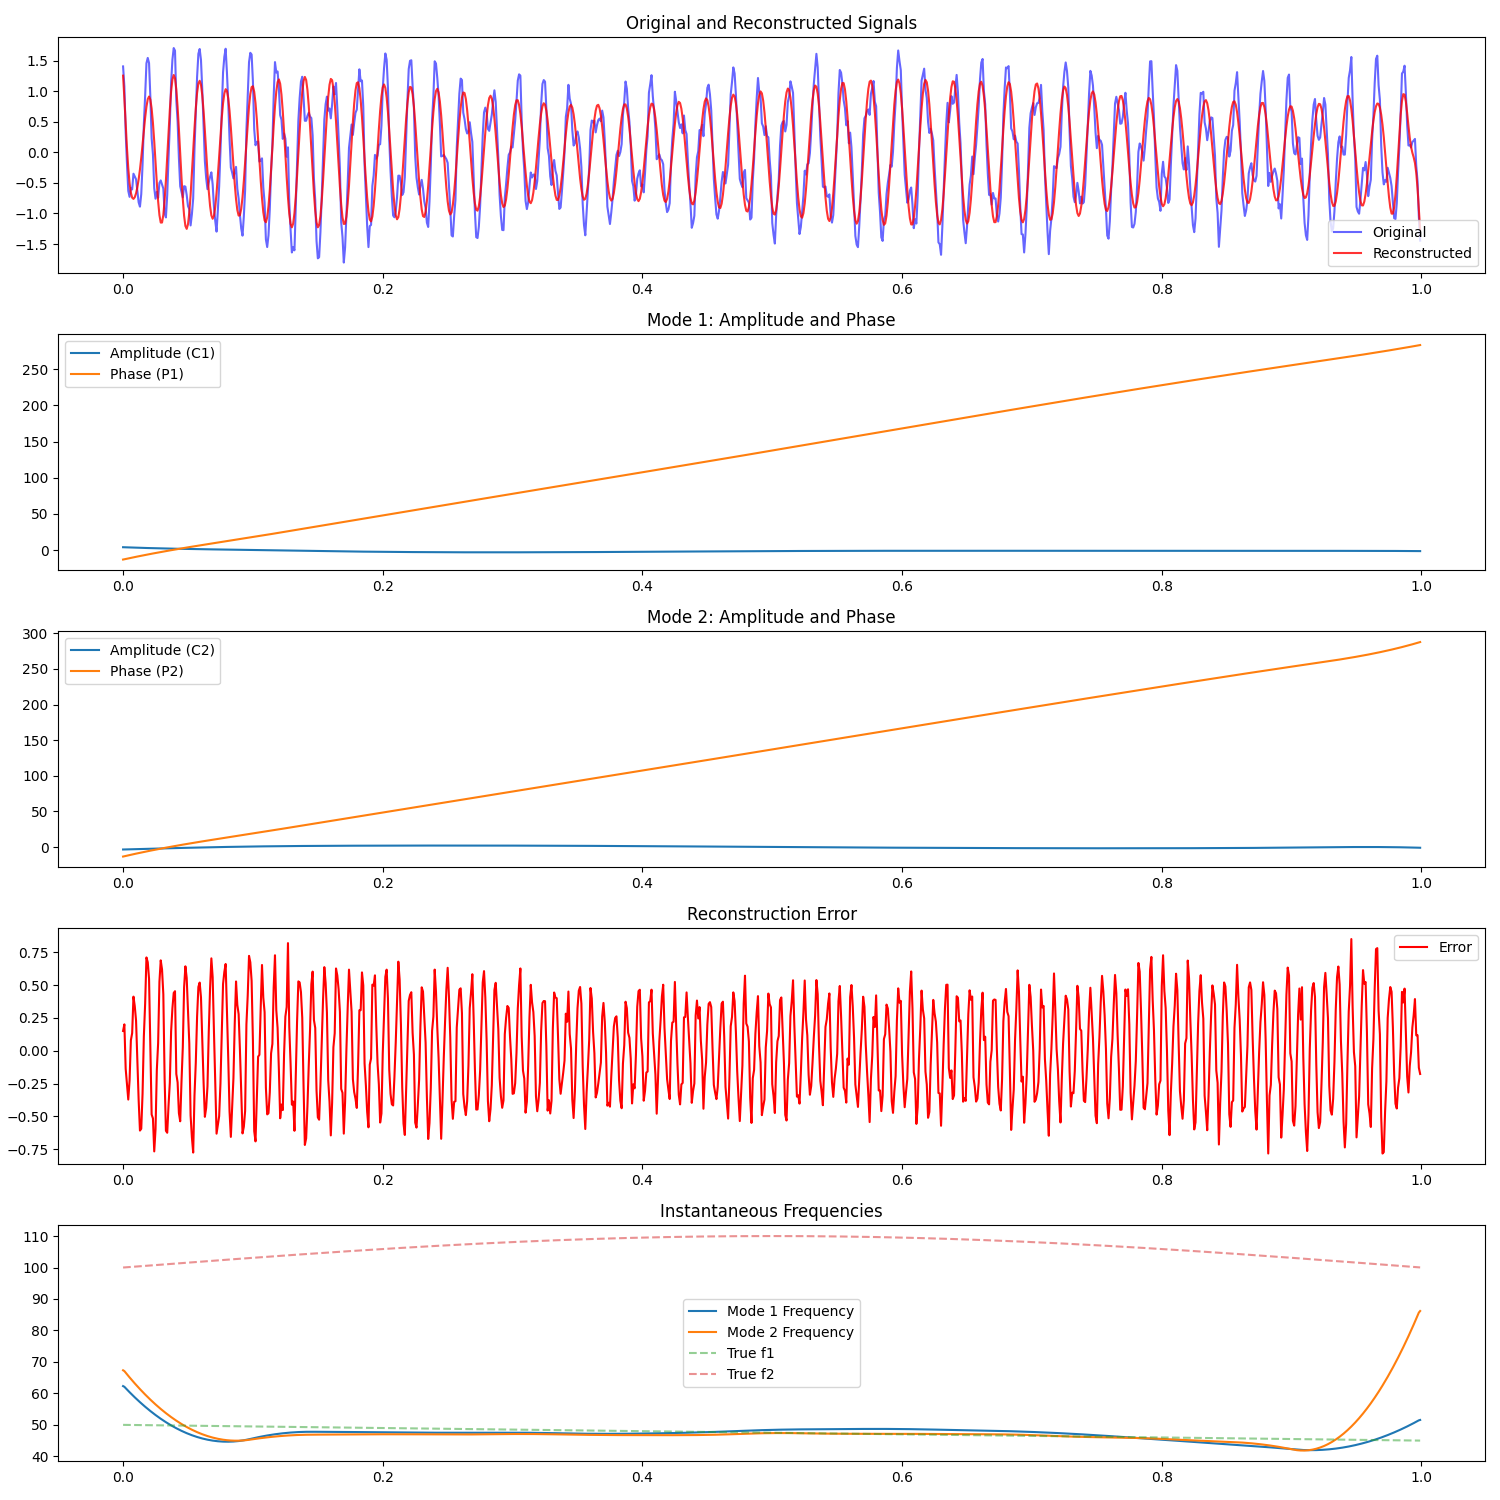

The Python source for this figure:
import numpy as np
import scipy.signal as signal
from scipy.optimize import minimize, approx_fprime
import matplotlib.pyplot as plt
from scipy.interpolate import LSQUnivariateSpline, BSpline

# -------------------------------------
# Mock Input Signal
# -------------------------------------
# Create a test signal composed of two slowly varying "harmonic-like" modes:
# x(t) = C1(t)*cos(Θ1(t)) + C2(t)*cos(Θ2(t)) + noise

Fs = 1000  # Sampling frequency in Hz
T = 1.0  # Duration in seconds
t = np.linspace(0, T, int(Fs * T), endpoint=False)

# Construct Mode 1: Slowly decreasing frequency from 50 Hz to 45 Hz
f1 = 50 - 5 * t  # Frequency drift
phase1 = 2 * np.pi * np.cumsum(f1) / Fs
C1 = 1.0 + 0.2 * np.sin(2 * np.pi * 2 * t)  # Amplitude modulation at 2 Hz
x1 = C1 * np.cos(phase1)

# Construct Mode 2: Amplitude-modulated mode at around 100 Hz
f2 = 100 + 10 * np.sin(2 * np.pi * 0.5 * t)  # Frequency modulation at 0.5 Hz
phase2 = 2 * np.pi * np.cumsum(f2) / Fs
C2 = 0.5 + 0.1 * np.cos(2 * np.pi * t)  # Amplitude modulation at 1 Hz
x2 = C2 * np.cos(phase2)

# Combine modes and add white Gaussian noise
x = x1 + x2 + 0.1 * np.random.randn(len(t))

# -------------------------------------
# Initial Guess Using STFT
# -------------------------------------
# Identify two dominant frequency ridges in the STFT.
f_stft, t_stft, Zxx = signal.stft(x, fs=Fs, nperseg=256, noverlap=128)
magnitude = np.abs(Zxx)

# Identify the two highest energy frequency components per time frame
freq_indices = np.argsort(magnitude, axis=0)[-2:]  # Indices of two highest peaks
freq_tracks = f_stft[freq_indices]

# Handle cases where there might be fewer time bins than expected
if freq_tracks.shape[1] == 0:
    raise ValueError("No frequency tracks found. Check the STFT parameters.")

# Extract frequency estimates for both modes
mode1_freq_est = freq_tracks[0, :]  # Shape: (n_time_bins,)
mode2_freq_est = freq_tracks[1, :]  # Shape: (n_time_bins,)

# Interpolate frequency estimates to match the original signal's time vector
mode1_freq_full = np.interp(t, t_stft, mode1_freq_est)
mode2_freq_full = np.interp(t, t_stft, mode2_freq_est)

# Convert to instantaneous phase by integrating frequency
phase_mode1_init = 2 * np.pi * np.cumsum(mode1_freq_full) / Fs
phase_mode2_init = 2 * np.pi * np.cumsum(mode2_freq_full) / Fs

# Initialize amplitudes
C1_init = np.real(x * np.exp(-1j * phase_mode1_init))
C2_init = np.real(x * np.exp(-1j * phase_mode2_init))

# Smooth initial estimates
C1_init = signal.savgol_filter(C1_init, window_length=51, polyorder=3)
C2_init = signal.savgol_filter(C2_init, window_length=51, polyorder=3)

# -------------------------------------
# Spline Setup with Proper Knot Placement
# -------------------------------------
spline_degree = 3
num_internal_knots = 20


def generate_internal_knots(x, num_knots, degree):
    """Generate internal knots that satisfy Schoenberg-Whitney conditions."""
    # Need at least (degree + 1) points between consecutive knots
    min_points = degree + 1
    n = len(x)

    # Calculate number of intervals that can accommodate minimum points
    num_intervals = min(num_knots + 1, n // min_points)

    if num_intervals < 1:
        raise ValueError("Not enough data points to place internal knots.")

    # Generate indices for internal knots
    indices = np.linspace(min_points, n - min_points, num_intervals + 1)[1:-1]
    indices = indices.astype(int)

    return x[indices]


# Generate internal knots
internal_knots = generate_internal_knots(t, num_internal_knots, spline_degree)


# Define full knot vector with clamped ends
def create_full_knots(internal_knots, degree, t_start, t_end):
    """Create full knot vector with clamped ends."""
    # For clamped splines, repeat the first and last internal knots degree times
    start_knots = np.repeat(t_start, degree)
    end_knots = np.repeat(t_end, degree)
    full_knots = np.concatenate((start_knots, internal_knots, end_knots))
    return full_knots


full_knots = create_full_knots(internal_knots, spline_degree, t[0], t[-1])


# Create initial splines and get coefficients
def create_initial_coeffs(data, knots, degree):
    """Create initial spline coefficients using LSQUnivariateSpline."""
    spline = LSQUnivariateSpline(t, data, knots, k=degree)
    return spline.get_coeffs()


C1_coeffs_init = create_initial_coeffs(C1_init, internal_knots, spline_degree)
C2_coeffs_init = create_initial_coeffs(C2_init, internal_knots, spline_degree)
P1_coeffs_init = create_initial_coeffs(phase_mode1_init, internal_knots, spline_degree)
P2_coeffs_init = create_initial_coeffs(phase_mode2_init, internal_knots, spline_degree)


# -------------------------------------
# Define Parameter Packing and Unpacking
# -------------------------------------
# We store all spline coefficients in a single vector: [C1_coeffs, C2_coeffs, P1_coeffs, P2_coeffs]
def pack_params(C1_coeffs, C2_coeffs, P1_coeffs, P2_coeffs):
    """Pack all parameters into a single array."""
    return np.concatenate([C1_coeffs, C2_coeffs, P1_coeffs, P2_coeffs])


def unpack_params(params):
    """Unpack parameters into individual coefficient arrays."""
    n = len(params) // 4
    return params[:n], params[n:2 * n], params[2 * n:3 * n], params[3 * n:]


# Initialize parameters
params_init = pack_params(C1_coeffs_init, C2_coeffs_init, P1_coeffs_init, P2_coeffs_init)


# -------------------------------------
# Reconstruct Signal Function
# -------------------------------------
def reconstruct_signal(params, full_knots, k=3, t_eval=t):
    """Reconstruct the signal using the current parameter values."""
    C1_coeffs, C2_coeffs, P1_coeffs, P2_coeffs = unpack_params(params)

    # Create BSpline objects
    C1_spline = BSpline(full_knots, C1_coeffs, k, extrapolate=True)
    C2_spline = BSpline(full_knots, C2_coeffs, k, extrapolate=True)
    P1_spline = BSpline(full_knots, P1_coeffs, k, extrapolate=True)
    P2_spline = BSpline(full_knots, P2_coeffs, k, extrapolate=True)

    # Evaluate splines
    C1 = C1_spline(t_eval)
    C2 = C2_spline(t_eval)
    P1 = P1_spline(t_eval)
    P2 = P2_spline(t_eval)

    # Reconstruct signal
    recon = C1 * np.cos(P1) + C2 * np.cos(P2)
    return recon


# -------------------------------------
# Cost Function and Gradient
# -------------------------------------
alpha = 0.1  # Regularization parameter


def cost_function(params):
    """Compute the cost function value for the current parameters."""
    try:
        recon = reconstruct_signal(params, full_knots, k=spline_degree, t_eval=t)
        error = x - recon
        data_term = 0.5 * np.sum(error ** 2)

        # Regularization: smoothness of spline coefficients via second differences
        C1_coeffs, C2_coeffs, P1_coeffs, P2_coeffs = unpack_params(params)
        reg_C1 = np.sum(np.diff(C1_coeffs, n=2) ** 2)
        reg_C2 = np.sum(np.diff(C2_coeffs, n=2) ** 2)
        reg_P1 = np.sum(np.diff(P1_coeffs, n=2) ** 2)
        reg_P2 = np.sum(np.diff(P2_coeffs, n=2) ** 2)
        reg_term = alpha * (reg_C1 + reg_C2 + reg_P1 + reg_P2)

        return data_term + reg_term
    except Exception as e:
        print(f"Error in cost_function: {e}")
        raise


def cost_gradient(params):
    """Compute the gradient of the cost function using finite differences."""
    try:
        epsilon = 1e-5
        grad = np.zeros_like(params)
        for i in range(len(params)):
            params_plus = params.copy()
            params_plus[i] += epsilon
            f_plus = cost_function(params_plus)

            params_minus = params.copy()
            params_minus[i] -= epsilon
            f_minus = cost_function(params_minus)

            grad[i] = (f_plus - f_minus) / (2 * epsilon)
        return grad
    except Exception as e:
        print(f"Error in cost_gradient: {e}")
        raise


# -------------------------------------
# Gradient Check
# -------------------------------------
def gradient_check():
    # Select a small subset of parameters for gradient checking
    subset_size = 10  # Number of parameters to check
    np.random.seed(0)  # For reproducibility
    subset_indices = np.random.choice(len(params_init), size=subset_size, replace=False)
    subset_params = params_init[subset_indices]

    def cost_func_subset(subset):
        # Create a full parameter vector with the subset replaced
        full_params = np.copy(params_init)
        full_params[subset_indices] = subset
        return cost_function(full_params)

    def grad_subset(subset):
        # Compute gradient for the subset
        full_grad = cost_gradient(params_init)
        return full_grad[subset_indices]

    # Compute numerical gradient
    epsilon = 1e-8
    num_grad = approx_fprime(subset_params, cost_func_subset, epsilon)

    # Compute analytical gradient
    anal_grad = grad_subset(subset_params)

    # Compute relative error
    rel_error = np.linalg.norm(num_grad - anal_grad) / (np.linalg.norm(num_grad) + np.linalg.norm(anal_grad))
    print(f"Gradient check relative error (subset size {subset_size}): {rel_error:.2e}")

    if rel_error < 1e-5:
        print("Gradient check PASSED.")
    else:
        print("Gradient check FAILED. Please verify gradient computations.")


# Perform gradient check
print("Performing gradient check on a random subset of parameters...")
gradient_check()

# -------------------------------------
# Optimization
# -------------------------------------
print("Starting Leverdier optimization...")
print(f"Initial parameters shape: {params_init.shape}")
print(f"Number of internal knots: {len(internal_knots)}")
print(f"Number of full knots: {len(full_knots)}")
print(f"Spline degree: {spline_degree}")

# Define optimization options
optimizer_options = {
    'maxiter': 500,
    'disp': True,
    'ftol': 1e-8,
    'gtol': 1e-8
}

try:
    res = minimize(
        fun=cost_function,
        x0=params_init,
        jac=cost_gradient,
        method='L-BFGS-B',
        options=optimizer_options
    )

    if res.success:
        print("Optimization succeeded!")
    else:
        print("Optimization failed:", res.message)

    # -------------------------------------
    # Results Processing
    # -------------------------------------
    # Extract optimized parameters
    C1_coeffs_opt, C2_coeffs_opt, P1_coeffs_opt, P2_coeffs_opt = unpack_params(res.x)

    # Reconstruct signal and components
    reconstructed = reconstruct_signal(res.x, full_knots, k=spline_degree, t_eval=t)

    # Get individual components
    C1_final = BSpline(full_knots, C1_coeffs_opt, spline_degree, extrapolate=True)(t)
    C2_final = BSpline(full_knots, C2_coeffs_opt, spline_degree, extrapolate=True)(t)
    P1_final = BSpline(full_knots, P1_coeffs_opt, spline_degree, extrapolate=True)(t)
    P2_final = BSpline(full_knots, P2_coeffs_opt, spline_degree, extrapolate=True)(t)

    # Compute instantaneous frequencies
    freq1 = np.gradient(P1_final, t) / (2 * np.pi)
    freq2 = np.gradient(P2_final, t) / (2 * np.pi)

    # -------------------------------------
    # Visualization
    # -------------------------------------
    plt.figure(figsize=(15, 15))

    # Original vs Reconstructed Signal
    plt.subplot(5, 1, 1)
    plt.title("Original and Reconstructed Signals")
    plt.plot(t, x, 'b', label='Original', alpha=0.6)
    plt.plot(t, reconstructed, 'r', label='Reconstructed', alpha=0.8)
    plt.legend()

    # Mode 1 Components
    plt.subplot(5, 1, 2)
    plt.title("Mode 1: Amplitude and Phase")
    plt.plot(t, C1_final, label='Amplitude (C1)')
    plt.plot(t, P1_final, label='Phase (P1)')
    plt.legend()

    # Mode 2 Components
    plt.subplot(5, 1, 3)
    plt.title("Mode 2: Amplitude and Phase")
    plt.plot(t, C2_final, label='Amplitude (C2)')
    plt.plot(t, P2_final, label='Phase (P2)')
    plt.legend()

    # Reconstruction Error
    plt.subplot(5, 1, 4)
    plt.title("Reconstruction Error")
    plt.plot(t, x - reconstructed, label='Error', color='red')
    plt.legend()

    # Instantaneous Frequencies
    plt.subplot(5, 1, 5)
    plt.title("Instantaneous Frequencies")
    plt.plot(t, freq1, label='Mode 1 Frequency')
    plt.plot(t, freq2, label='Mode 2 Frequency')
    plt.plot(t, f1, '--', label='True f1', alpha=0.5)
    plt.plot(t, f2, '--', label='True f2', alpha=0.5)
    plt.legend()

    plt.tight_layout()
    plt.show()

    # Print error metrics
    rmse = np.sqrt(np.mean((x - reconstructed) ** 2))
    print(f"Root Mean Square Error: {rmse:.6f}")

except Exception as e:
    print(f"Error during optimization: {e}")
    raise
